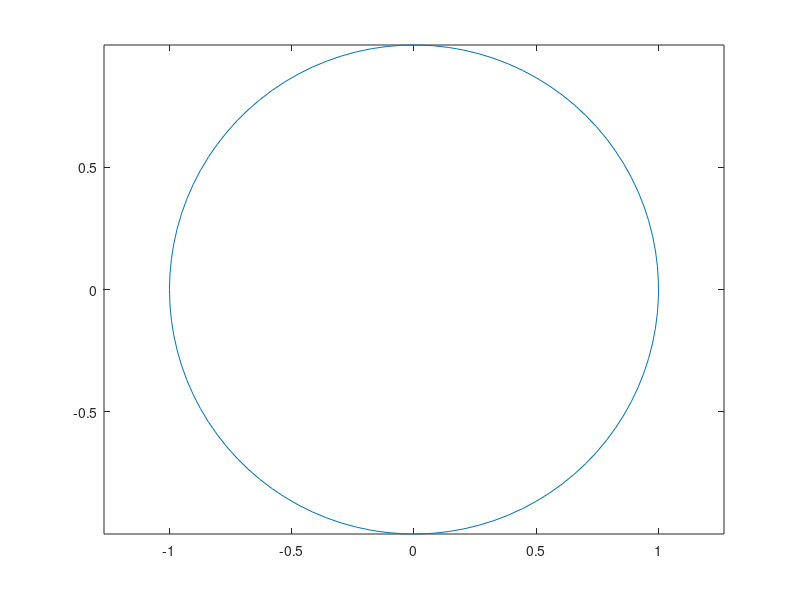

Reproduce this figure in MATLAB. (Note: this script raises an error after producing the figure.)
theta = linspace(-pi,pi);
xc = cos(theta);
yc = -sin(theta);
plot(xc,yc);
axis equal
xt = [-1 0 1 -1];
yt = [0 0 0 0];
hold on
t = area(xt,yt); % initial flat triangle
hold off
for j = 1:length(theta)-10
    xt(2) = xc(j); % determine new vertex value
    yt(2) = yc(j);
    t.XData = xt; % update data properties
    t.YData = yt;
    drawnow limitrate % display updates
end